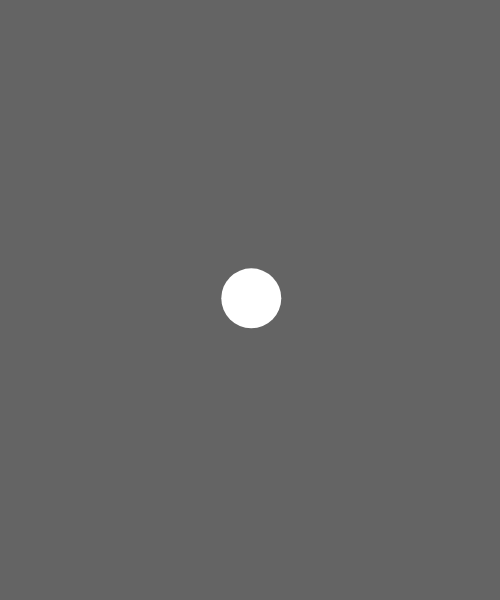
Frame 1 (no input)
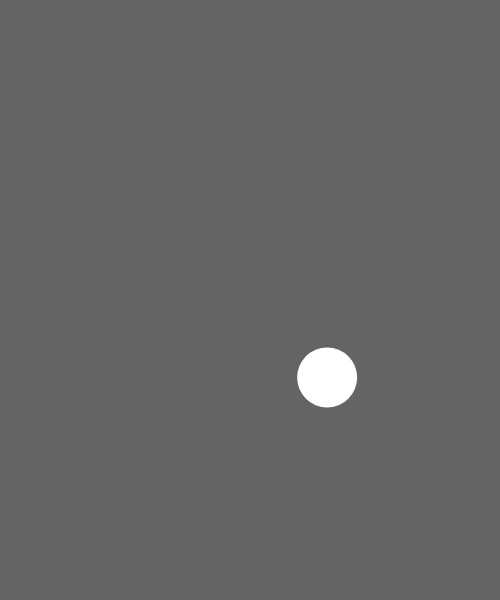
Frame 60 (no input)
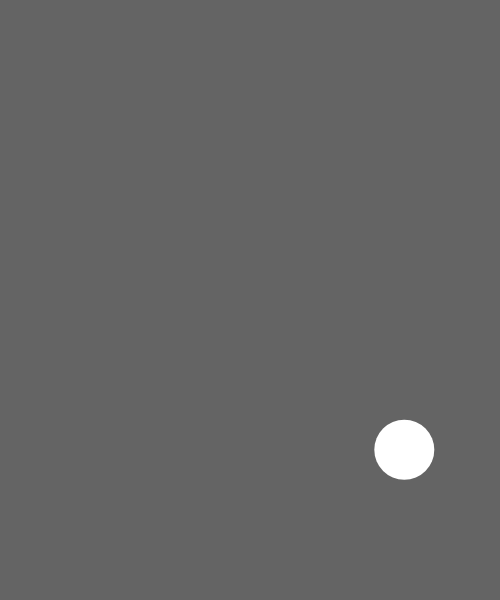
Frame 120 (the mouse pressed at the canvas centre since frame 60)

The p5.js sketch that drew these frames (run headless with seeded random() and noise() and a simulated clock; from frame 60 on, the mouse is pressed at the canvas centre):

// p5.js sketch
// ── sketch.js
//the object
var myBall;

function setup() {
  createCanvas(500, 600);

  myBall = new Ball();

}

function draw() {
  background(100);

  myBall.updatePosition();
  myBall.checkEdges();
  myBall.display();
}

function Ball() {
  this.position = createVector(width/2,height/2);
  this.speed = createVector(random(-3,3),random(-3,3));
  this.r = 30;
  this.acceleration = createVector(0,0.1); 
  this.ballFill = color(255, 255, 255);

  this.topSpeed = 10;//set the max value of speed
  
  this.updatePosition = function(){
    this.speed.add(this.acceleration);
    this.speed.limit(this.topSpeed);
    this.position.add(this.speed);
  };
  this.checkEdges = function() {
    if (this.position.x < 0 || this.position.x > width) {
      this.speed.x = -this.speed.x;
    }
    if (this.position.y < 0 || this.position.y > height) {
      this.speed.y = -this.speed.y;
    }
  };
  this.display = function() {
    noStroke();
    fill(this.ballFill);
    ellipseMode(RADIUS);
    ellipse(this.position.x, this.position.y, this.r, this.r);
  };

}
